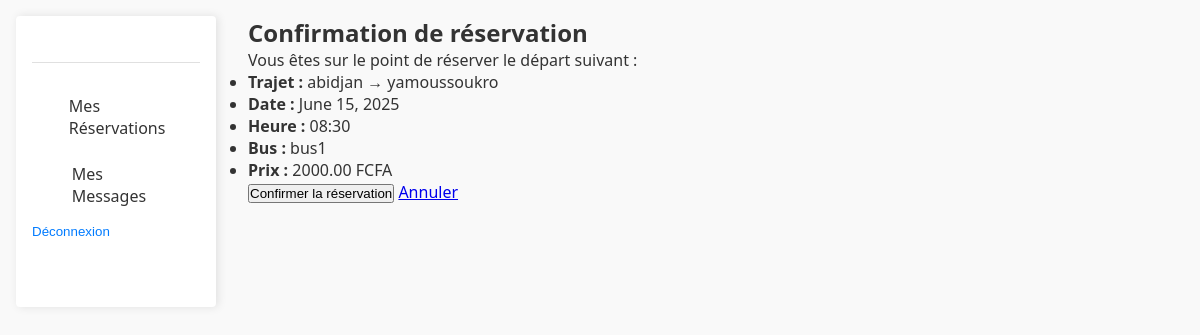
Screenshot of /reservations/reserve/1/ (signed in) with the database file from the repository.
### trips/models.py (models this page shows, shortened)
class Departure(models.Model):
    trip = models.ForeignKey(Trip, on_delete=models.CASCADE)
    bus = models.ForeignKey(Bus, on_delete=models.CASCADE)
    date = models.DateField()
    time = models.TimeField()
    is_active = models.BooleanField(default=True)
    class Meta:
        ordering = ['date', 'time']  # Tri par défaut par date puis heure

class Trip(models.Model):
    origin = models.CharField(max_length=100)       # Ville de départ
    destination = models.CharField(max_length=100)  # Ville d'arrivée
    category = models.ForeignKey(Category, on_delete=models.CASCADE)
    description = models.TextField(blank=True)
    price = models.DecimalField(max_digits=10, decimal_places=2, default=0)  # Prix du trajet

class Bus(models.Model):
    name = models.CharField(max_length=100)
    capacity = models.PositiveIntegerField()
    def __str__(self):
        return self.name

### reservations/views.py (the view)
# urls.py: path('reserve/<int:departure_id>/', reserve_departure, name='reserve'),
@login_required
def reserve_departure(request, departure_id):
    departure = get_object_or_404(Departure, id=departure_id, is_active=True)
    if request.method == 'POST':
        Reservation.objects.create(user=request.user, departure=departure, status='P')
        return redirect('reservations:list')
    return render(request, 'reservations/reserve.html', {'departure': departure})

### reservations/templates/reservations/reserve.html (shortened to what this page needs)
{% extends 'base.html' %}
{% block content %}
<h2>Confirmation de réservation</h2>
<p>Vous êtes sur le point de réserver le départ suivant :</p>
<ul>
    <li><strong>Trajet :</strong> {{ departure.trip.origin }} → {{ departure.trip.destination }}</li>
    <li><strong>Date :</strong> {{ departure.date }}</li>
    <li><strong>Heure :</strong> {{ departure.time|time:'H:i' }}</li>
    <li><strong>Bus :</strong> {{ departure.bus }}</li>
    <li><strong>Prix :</strong> {{ departure.trip.price }} FCFA</li>
</ul>
<form method="post">
    <button type="submit">Confirmer la réservation</button>
    <a href="/">Annuler</a>
</form>
{% endblock %}

### static/css/dashboard.css (style rules this page uses)
:root { --primary: #FF6B00; --primary-dark: #E05D00; --secondary: #0056B3; --dark: #333333; --light: #F5F5F5; --gray: #888888; --light-gray: #E0E0E0; --sidebar-width: 350px; --sidebar-collapsed-width: 80px; --header-height: 70px; --blue: #4285F4; --green: #34A853; --orange: #FBBC05; --red: #EA4335; }
* { margin: 0; padding: 0; box-sizing: border-box; }
body { font-family: 'Segoe UI', Tahoma, Geneva, Verdana, sans-serif; background-color: #f9f9f9; color: var(--dark); }

### rows the page displays
Departure: trip.origin "abidjan", trip.destination "yamoussoukro", date "June 15, 2025", time "08:30", bus "bus1", trip.price "2000.00"
